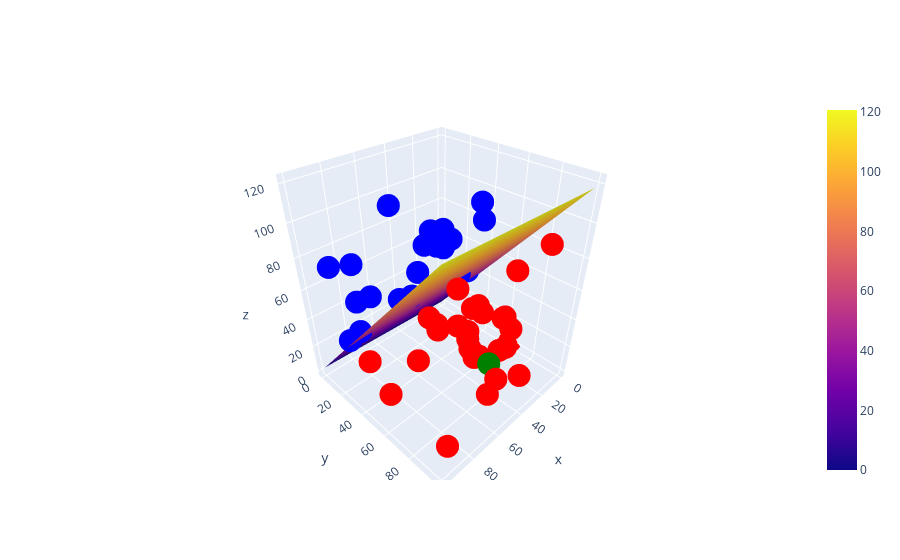

The notebook cell this image was saved under:
### Code cell
import plotly.graph_objects as go
import numpy as np
from sklearn.cluster import KMeans
import math

n=50
x=np.random.randint(0,100,n+1)
y=np.random.randint(0,100,n+1)
z=np.random.randint(0,100,n+1)

points=[]
for i in range(n):
    points.append([x[i],y[i],z[i]])
    
kmeans=KMeans(n_clusters=2,random_state=0).fit(points)
clusters=kmeans.labels_
colors=['red']*n
for i in range(n):
    if(clusters[i]==1):
        colors[i]=('blue')
        
xn=np.random.randint(0,100)
yn=np.random.randint(0,100)
zn=np.random.randint(0,100)
points.append([xn,yn,zn])
x[len(x)-1]=xn
y[len(y)-1]=yn
z[len(z)-1]=zn
colors.append('green')

def predict(features, weights):
    zz = np.dot(features, weights)
    return sigmoid(zz)

def sigmoid(zz):
    num = 1 / (1 + np.exp(-zz))
    return num

def update_weights(features, labels, weights, lr):
    N = len(features)

    predictions = predict(features, weights)
    gradient = np.dot(np.transpose(features),  predictions - labels)
    gradient /= N
    gradient *= lr
    weights -= gradient
    return weights

def train(features, labels, weights, lr, iters):
    cost_history = []
    for i in range(iters):
        weights = update_weights(features, labels, weights, lr)
    return weights

def decision(proc):
    return 'blue' if proc >= 0.5 else 'red'

weighss=train(points[:(len(points)-1)], clusters, [1,1,1], 0.001, 10000)


# from sklearn.svm import SVC

# svc = SVC(kernel='linear')
# svc.fit(points[:n],clusters)

print("A: ",weighss[0], "  B: ",weighss[1], "  C: ",weighss[2],)
# print(svc.coef_)
print("New point:",points[(len(points)-1)])

#чем ближе к 100%, тем больше вероятность, что точка синяя, ближе к 0 - красная
print("Predict new point:", decision(predict(points,weighss)[(len(points)-1)]),
      "%=: ", '{:0.9f}'.format(predict(points,weighss)[(len(points)-1)]*100))


fig=go.Figure()
fig.add_trace(go.Scatter3d(x=x,y=y,z=z, mode='markers', marker=dict(color=colors)))

tmp = np.linspace(0,100,50)
xx,yx = np.meshgrid(tmp,tmp)
# zz = lambda x,y: (-svc.intercept_[0]-svc.coef_[0][0]*x-svc.coef_[0][1]*y) / svc.coef_[0][2]
# print(zz(xx,yx))

zz = lambda x,y: ((weighss[0]*x-weighss[1]*y) / weighss[2])


fig.add_trace(go.Surface(x=xx,y=yx,z=zz(xx,yx)))
fig.show()

### Figure 1 — Plotly figure (JSON) as saved in the notebook; plotly's stock layout.template omitted (floating-point values rounded to 4 significant figures; data arrays with more than 128 entries replaced by an {"elided": "..."} marker saying what was removed)
{"data": [{"marker": {"color": ["red", "red", "blue", "blue", "red", "red", "blue", "red", "red", "blue", "blue", "blue", "blue", "red", "blue", "red", "blue", "blue", "red", "blue", "blue", "red", "red", "red", "blue", "red", "blue", "blue", "red", "red", "blue", "red", "blue", "red", "red", "blue", "red", "red", "red", "blue", "blue", "red", "red", "red", "red", "red", "blue", "red", "blue", "red", "green"]}, "mode": "markers", "type": "scatter3d", "x": [73, 20, 92, 20, 99, 39, 11, 48, 51, 61, 97, 64, 14, 12, 38, 84, 54, 50, 61, 9, 50, 28, 0, 6, 14, 43, 93, 90, 37, 54, 7, 62, 41, 93, 35, 41, 28, 69, 25, 15, 4, 16, 4, 88, 49, 33, 61, 69, 97, 69, 58], "y": [91, 94, 32, 14, 85, 60, 19, 95, 93, 38, 29, 3, 45, 71, 39, 25, 46, 9, 58, 33, 31, 75, 63, 60, 47, 66, 33, 6, 64, 50, 30, 99, 54, 55, 95, 27, 42, 60, 58, 10, 5, 71, 38, 92, 85, 65, 27, 86, 40, 79, 91], "z": [60, 94, 46, 62, 66, 31, 64, 59, 67, 56, 41, 39, 98, 65, 77, 14, 96, 96, 44, 51, 63, 19, 1, 22, 88, 53, 88, 73, 12, 39, 44, 38, 69, 17, 18, 75, 18, 58, 1, 57, 63, 11, 19, 4, 6, 44, 48, 60, 72, 85, 40]}, {"type": "surface", "x": {"elided": "50x50 float values"}, "y": {"elided": "50x50 float values"}, "z": {"elided": "50x50 float values"}}], "layout": {}}
